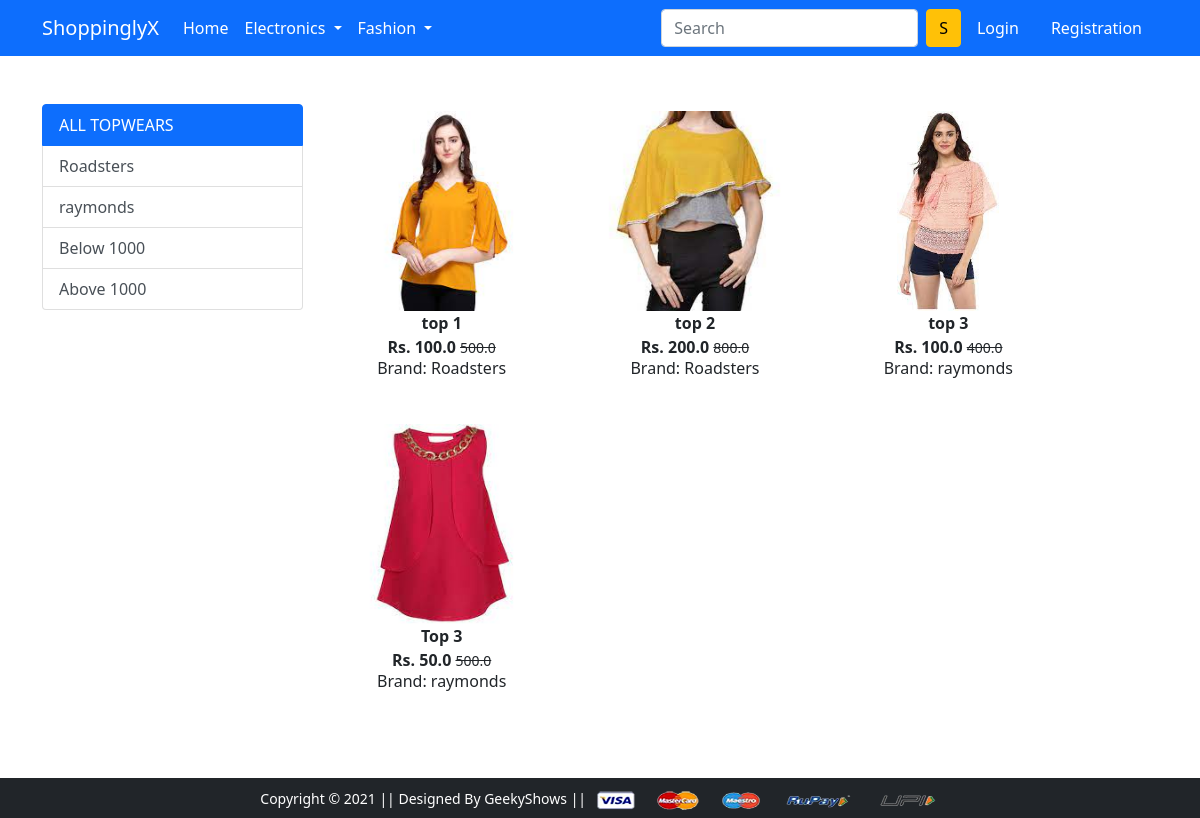
Screenshot of /topwear/ with the database file from the repository.
### app/models.py (models this page shows, shortened)
class Product(models.Model):
    title = models.CharField(max_length=100)
    selling_price = models.FloatField()
    discounted_price = models.FloatField()
    description = models.TextField()
    brand = models.CharField(max_length=100)
    category = models.CharField(choices=CATEGORY_CHOICES,max_length=3)
    product_image = models.ImageField(upload_to='productimg')

### app/views.py (the view)
# urls.py: path('topwear/', views.topwear, name='topwear'),
def topwear(request, data=None):
    if data == None:
        topwears = Product.objects.filter(category='TW')
    elif data=='raymonds' or data== 'Roadsters':
        topwears = Product.objects.filter(category='TW').filter(brand=data)
    elif data == 'below':
        topwears = Product.objects.filter(category='TW').filter(discounted_price__lt=1000)
    elif data == 'above':
        topwears = Product.objects.filter(category='TW').filter(discounted_price__gt=1000)
    return render(request, 'app/topwear.html',{'topwears':topwears})

### app/templates/app/topwear.html (shortened to what this page needs)
{% extends 'app/base.html' %}
{% load static %}
{% block main-content %}
<div class="container my-5">
 <div class="row">
  <div class="col-sm-3">
    <div class="list-group">
        <a href="{% url 'topwear' %}"
        class="list-group-item list-group-item-action active" area-current="true">ALL TOPWEARS</a>
        <a href="{% url 'topweardata' 'Roadsters' %}"
        class="list-group-item list-group-item-action " area-current="true">Roadsters</a>
        <a href="{% url 'topweardata' 'raymonds' %}"
        class="list-group-item list-group-item-action" area-current="true">raymonds</a>
        <a href="{% url 'topweardata' 'below' %}"
        class="list-group-item list-group-item-action" area-current="true">Below 1000</a>
        <a href="{% url 'topweardata' 'above' %}"
        class="list-group-item list-group-item-action" area-current="true">Above 1000</a>
      </div>
  </div>
  <div class="col-sm-8">
    <div class="row">
      {% for product in topwears %}
        <div class="col-sm-4 text-center mb-4">
          <a href="{% url 'product-detail' product.id %}" class="btn">
            <div class="item">
              <img src="{{product.product_image.url}}" alt="" height="200" class="">
              <div class="fw-bold">{{product.title}}</div>
              <div class="fw-bold">Rs. {{product.discounted_price}}
                <small class="fw-light text-decoration-line-through">{{product.selling_price}}</small><br>
                <h6>Brand: {{product.brand}}</h6>
              </div>
            </div>
          </a>
        </div>
      {% endfor%}
    </div>
  </div>
 </div>
</div>
{% endblock main-content %}

### rows the page displays
Product: product_image (picture), title "top 1", discounted_price "100.0", selling_price "500.0", brand "Roadsters"
Product: product_image (picture), title "top 2", discounted_price "200.0", selling_price "800.0", brand "Roadsters"
Product: product_image (picture), title "top 3", discounted_price "100.0", selling_price "400.0", brand "raymonds"
Product: product_image (picture), title "Top 3", discounted_price "50.0", selling_price "500.0", brand "raymonds"
